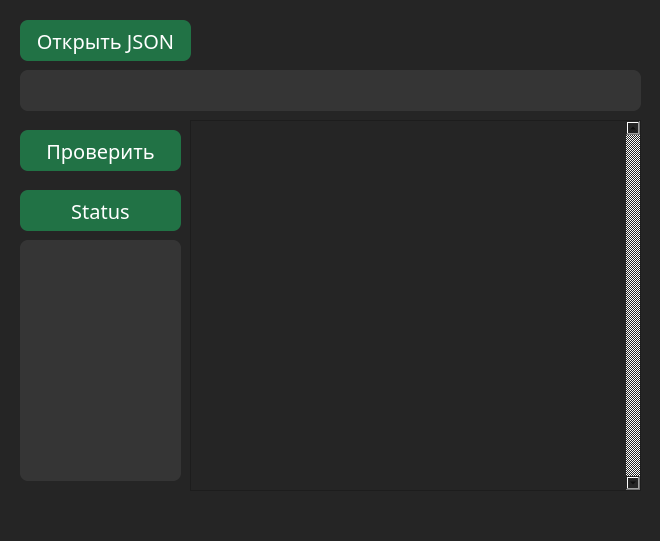
<?xml version="1.0" encoding="UTF-8"?>
<ui version="4.0">
 <class>MainWindow</class>
 <widget class="QMainWindow" name="MainWindow">
  <property name="geometry">
   <rect>
    <x>0</x>
    <y>0</y>
    <width>660</width>
    <height>541</height>
   </rect>
  </property>
  <property name="sizePolicy">
   <sizepolicy hsizetype="Fixed" vsizetype="Fixed">
    <horstretch>0</horstretch>
    <verstretch>0</verstretch>
   </sizepolicy>
  </property>
  <property name="minimumSize">
   <size>
    <width>660</width>
    <height>541</height>
   </size>
  </property>
  <property name="maximumSize">
   <size>
    <width>660</width>
    <height>541</height>
   </size>
  </property>
  <property name="windowTitle">
   <string>JSON Parser</string>
  </property>
  <property name="styleSheet">
   <string notr="true">background-color: #252525;</string>
  </property>
  <widget class="QWidget" name="centralwidget">
   <widget class="QLabel" name="file_path_label">
    <property name="geometry">
     <rect>
      <x>20</x>
      <y>70</y>
      <width>621</width>
      <height>41</height>
     </rect>
    </property>
    <property name="font">
     <font>
      <family>Arial Rounded MT</family>
      <pointsize>13</pointsize>
      <italic>false</italic>
      <bold>false</bold>
     </font>
    </property>
    <property name="styleSheet">
     <string notr="true">border-radius:8px;
background-color: #353535;</string>
    </property>
    <property name="text">
     <string/>
    </property>
    <property name="margin">
     <number>10</number>
    </property>
   </widget>
   <widget class="QPushButton" name="open_file_btn">
    <property name="geometry">
     <rect>
      <x>20</x>
      <y>20</y>
      <width>171</width>
      <height>41</height>
     </rect>
    </property>
    <property name="font">
     <font>
      <family>Arial Rounded MT</family>
      <pointsize>15</pointsize>
      <italic>false</italic>
      <bold>false</bold>
     </font>
    </property>
    <property name="styleSheet">
     <string notr="true">border-radius:8px;
background-color: #217245; 
color: white;
</string>
    </property>
    <property name="text">
     <string>Открыть JSON</string>
    </property>
   </widget>
   <widget class="QPushButton" name="check_file_btn">
    <property name="geometry">
     <rect>
      <x>20</x>
      <y>130</y>
      <width>161</width>
      <height>41</height>
     </rect>
    </property>
    <property name="font">
     <font>
      <family>Arial Rounded MT</family>
      <pointsize>15</pointsize>
      <italic>false</italic>
      <bold>false</bold>
     </font>
    </property>
    <property name="styleSheet">
     <string notr="true">border-radius:8px;
background-color: #217245; 
color: white;
</string>
    </property>
    <property name="text">
     <string>Проверить</string>
    </property>
   </widget>
   <widget class="QLabel" name="check_result_label">
    <property name="geometry">
     <rect>
      <x>20</x>
      <y>240</y>
      <width>161</width>
      <height>241</height>
     </rect>
    </property>
    <property name="font">
     <font>
      <family>Arial Rounded MT</family>
      <pointsize>15</pointsize>
      <italic>false</italic>
      <bold>false</bold>
     </font>
    </property>
    <property name="styleSheet">
     <string notr="true">QLabel
{
border-radius:8px;
background-color: #353535;
}</string>
    </property>
    <property name="text">
     <string/>
    </property>
    <property name="wordWrap">
     <bool>true</bool>
    </property>
    <property name="margin">
     <number>10</number>
    </property>
   </widget>
   <widget class="QScrollArea" name="scrollArea">
    <property name="geometry">
     <rect>
      <x>190</x>
      <y>120</y>
      <width>451</width>
      <height>371</height>
     </rect>
    </property>
    <property name="styleSheet">
     <string notr="true">color: rgb(2, 210, 180);</string>
    </property>
    <property name="verticalScrollBarPolicy">
     <enum>Qt::ScrollBarAlwaysOn</enum>
    </property>
    <property name="widgetResizable">
     <bool>true</bool>
    </property>
    <property name="alignment">
     <set>Qt::AlignRight|Qt::AlignTop|Qt::AlignTrailing</set>
    </property>
    <widget class="QWidget" name="scrollAreaWidgetContents">
     <property name="geometry">
      <rect>
       <x>0</x>
       <y>0</y>
       <width>432</width>
       <height>369</height>
      </rect>
     </property>
     <property name="sizePolicy">
      <sizepolicy hsizetype="Expanding" vsizetype="Expanding">
       <horstretch>0</horstretch>
       <verstretch>0</verstretch>
      </sizepolicy>
     </property>
     <widget class="QLabel" name="json_label">
      <property name="geometry">
       <rect>
        <x>0</x>
        <y>0</y>
        <width>431</width>
        <height>361</height>
       </rect>
      </property>
      <property name="sizePolicy">
       <sizepolicy hsizetype="Expanding" vsizetype="Expanding">
        <horstretch>0</horstretch>
        <verstretch>0</verstretch>
       </sizepolicy>
      </property>
      <property name="font">
       <font>
        <family>Arial Rounded MT</family>
        <pointsize>17</pointsize>
        <italic>false</italic>
        <bold>false</bold>
       </font>
      </property>
      <property name="autoFillBackground">
       <bool>false</bool>
      </property>
      <property name="styleSheet">
       <string notr="true">QLabel
{
border-radius:8px;
color:  white;
}</string>
      </property>
      <property name="frameShadow">
       <enum>QFrame::Plain</enum>
      </property>
      <property name="text">
       <string/>
      </property>
      <property name="alignment">
       <set>Qt::AlignBottom|Qt::AlignLeading|Qt::AlignLeft</set>
      </property>
      <property name="margin">
       <number>10</number>
      </property>
     </widget>
    </widget>
   </widget>
   <widget class="QPushButton" name="error_header">
    <property name="geometry">
     <rect>
      <x>20</x>
      <y>190</y>
      <width>161</width>
      <height>41</height>
     </rect>
    </property>
    <property name="font">
     <font>
      <family>Arial Rounded MT</family>
      <pointsize>15</pointsize>
      <italic>false</italic>
      <bold>false</bold>
     </font>
    </property>
    <property name="styleSheet">
     <string notr="true">border-radius:8px;
background-color: #217245; 
color: white;
</string>
    </property>
    <property name="text">
     <string>Status</string>
    </property>
   </widget>
  </widget>
  <widget class="QMenuBar" name="menubar">
   <property name="geometry">
    <rect>
     <x>0</x>
     <y>0</y>
     <width>660</width>
     <height>25</height>
    </rect>
   </property>
  </widget>
  <widget class="QStatusBar" name="statusbar"/>
 </widget>
 <resources/>
 <connections/>
</ui>
